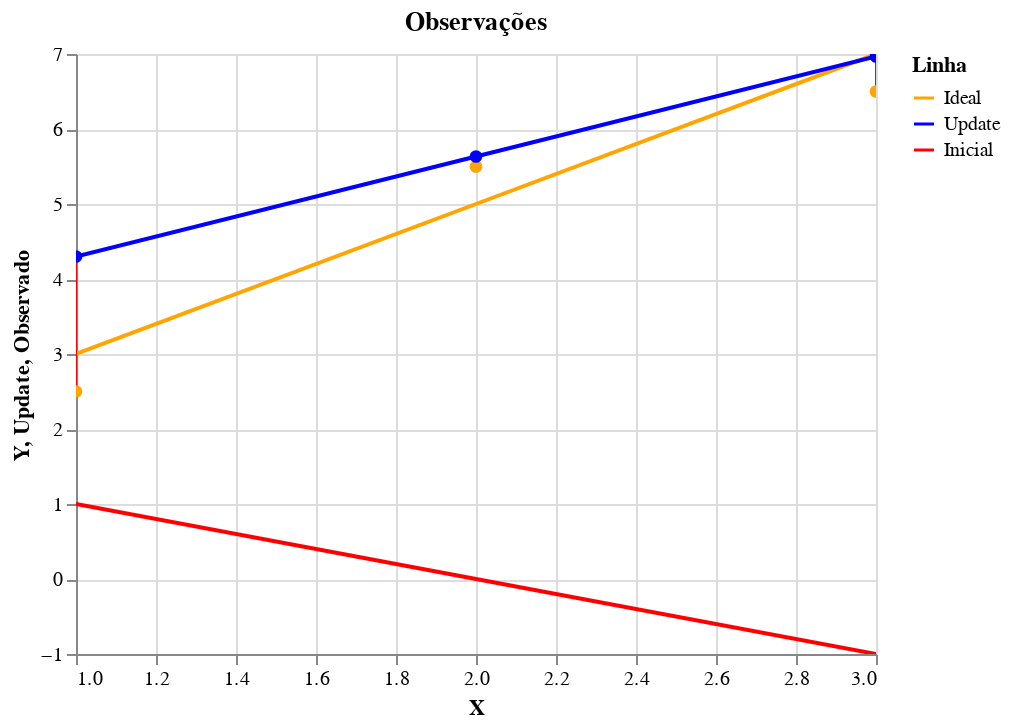

The cell this chart's notebook holds for it:
### Markdown cell above
Ou seja, o para o nosso chute inicial, escolhemos:

* $m = -1$
* $b = 2$

$\therefore f(x) = y = -1 \cdot x + 2$

As linhas vermelhas mostram o erro, e a gente consegue conferir que o erro quadratico médio é:

$$E(m,b) =  \frac{1}{N}\sum_{obs=1}^{N}{(f(x_{obs}) - y_{obs})^2}$$
$$\therefore E(2,1) =  \frac{1}{3}\sum_{obs=1}^{N}{((-1 \cdot x_{obs} + 2) - y_{obs})^2}$$
$$\therefore E(2,1) =  \frac{1}{3}((-1 \cdot 1 + 2) - 2.5)^2 + ((-1 \cdot 2 + 2) - 3.5)^2 + ((-1 \cdot 3 + 2) - 6.5)^2)$$
$$\therefore E(2,1) =  29.58$$

Uma maneira de intrepertar esse erro é a diferença média ao quadrado. Poderíamos tirar a raiz quadrada do erro para termos um valor mais interpretável, mas como você vai ver daqui a pouco, vamos tirar a derivada desse valor. Raízes complicam esse processo. Além do mais, independentemente ser ao quadrado ou não, estamos procurando o mínimo desse erro.

#### Melhorando o chute

Lembrando que os nossos são atualizados de acordo com o que discutimos acima:

$$m \leftarrow m - \alpha \cdot \frac{2}{N}\sum_{obs=1}^{N}{(f(x_{obs}) - y_{obs})} \cdot x_{obs}$$

$$b \leftarrow b - \alpha \cdot \frac{2}{N}\sum_{obs=1}^{N}{(f(x_{obs}) - y_{obs})} \cdot 1$$

Vamos escolher nossa taxa de aprendizado arbitrariamente ($\alpha = 0.1$). Então os nossos novos pesos ficam:

$$m \leftarrow -1 - 0.1 \cdot \frac{2}{3}((-1 \cdot 1 + 2) - 2.5) + ((-1 \cdot 2 + 2) - 3.5) + ((-1 \cdot 3 + 2) - 6.5)) \cdot -1$$

$$b \leftarrow 2 - 0.1 \cdot \frac{2}{3}((-1 \cdot 1 + 2) - 2.5) + ((-1 \cdot 2 + 2) - 3.5) + ((-1 \cdot 3 + 2) - 6.5)) \cdot 1$$

$$\therefore$$

$$m \leftarrow 1.33$$

$$b \leftarrow 2.97$$

<!--  gif--> -- manim

E com esses novos valores de $m$ e $b$ o nosso erro vai de **29.58** para **1.16** (fique à vontade pra verificar)!

<div style="text-align:center"><img src="https://media.giphy.com/media/lMVNl6XxTvXgs/giphy.gif" width="30%"/></div>

### Code cell
#hide_input
from typing import List
import numpy as np
import pandas as pd
import altair as alt

# converta os numpy arrays de volta para listas (por conveniencia)
y_chute = y_chute.tolist()
x = x.tolist()

# dataframes
df_linhas = pd.DataFrame({
    'Y': y_ideal + y_update + y_chute,
    'X': x + x + x,
    'Linha': ['Ideal']*3 + ['Update']*3 + ['Inicial']*3
})

df_pontos = pd.DataFrame({
    'X': x,
    'Observado': y_obs,
    'Update': y_update
})

# plots
plt_linhas = alt.Chart(df_linhas).encode(
    x='X',
    y='Y',
    color=alt.Color('Linha', scale=alt.Scale(domain=['Ideal', 'Update', 'Inicial'], range=['orange', 'blue', 'red']))
)

plt_pontos = alt.Chart(df_pontos).encode(
    x='X',
    y='Y',
)

plt_diff = alt.Chart(df_pontos).encode(
    alt.X('X:Q'),
    alt.Y('Update:Q'),
    alt.Y2('Ideal:Q')
)


alt.layer(
    plt_linhas.mark_line(),
    plt_diff.mark_rule(color='red').encode(alt.X('X'), alt.Y('Update'), alt.Y2('Observado')),
    plt_pontos.mark_circle(color='orange', opacity=1, size=40).encode(x='X', y='Observado'),
    plt_pontos.mark_circle(color='blue', opacity=1, size=40).encode(x='X', y='Update'),
).properties(title='Observações').interactive()

### Figure 1 — Vega-Lite specification as saved in the notebook (floating-point values rounded to 4 significant figures)
{"config": {"view": {"continuousWidth": 400, "continuousHeight": 300}}, "layer": [{"data": {"name": "data-3b8a00a60b3dcaf633a86e948254f817"}, "mark": "line", "encoding": {"color": {"type": "nominal", "field": "Linha", "scale": {"domain": ["Ideal", "Update", "Inicial"], "range": ["orange", "blue", "red"]}}, "x": {"type": "quantitative", "field": "X"}, "y": {"type": "quantitative", "field": "Y"}}, "selection": {"selector003": {"type": "interval", "bind": "scales", "encodings": ["x", "y"]}}}, {"data": {"name": "data-5ba691d47a02c6fa322a10c75f4319f9"}, "mark": {"type": "rule", "color": "red"}, "encoding": {"x": {"type": "quantitative", "field": "X"}, "y": {"type": "quantitative", "field": "Update"}, "y2": {"field": "Observado"}}}, {"data": {"name": "data-5ba691d47a02c6fa322a10c75f4319f9"}, "mark": {"type": "circle", "color": "orange", "opacity": 1, "size": 40}, "encoding": {"x": {"type": "quantitative", "field": "X"}, "y": {"type": "quantitative", "field": "Observado"}}}, {"data": {"name": "data-5ba691d47a02c6fa322a10c75f4319f9"}, "mark": {"type": "circle", "color": "blue", "opacity": 1, "size": 40}, "encoding": {"x": {"type": "quantitative", "field": "X"}, "y": {"type": "quantitative", "field": "Update"}}}], "title": "Observações", "$schema": "https://vega.github.io/schema/vega-lite/v4.8.1.json", "datasets": {"data-3b8a00a60b3dcaf633a86e948254f817": [{"Y": 3.0, "X": 1, "Linha": "Ideal"}, {"Y": 5.0, "X": 2, "Linha": "Ideal"}, {"Y": 7.0, "X": 3, "Linha": "Ideal"}, {"Y": 4.3, "X": 1, "Linha": "Update"}, {"Y": 5.633, "X": 2, "Linha": "Update"}, {"Y": 6.967, "X": 3, "Linha": "Update"}, {"Y": 1.0, "X": 1, "Linha": "Inicial"}, {"Y": 0.0, "X": 2, "Linha": "Inicial"}, {"Y": -1.0, "X": 3, "Linha": "Inicial"}], "data-5ba691d47a02c6fa322a10c75f4319f9": [{"X": 1, "Observado": 2.5, "Update": 4.3}, {"X": 2, "Observado": 5.5, "Update": 5.633}, {"X": 3, "Observado": 6.5, "Update": 6.967}]}}
